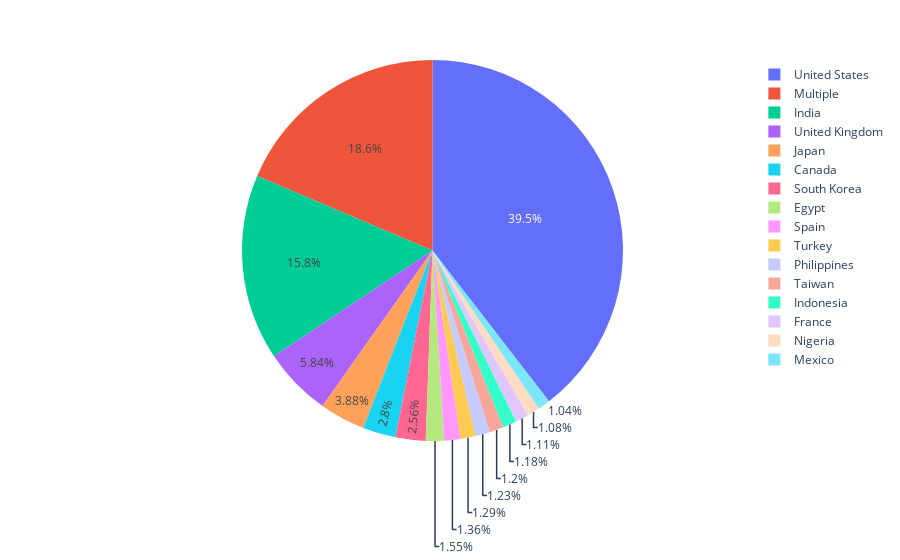

The code cell stored with this chart in its notebook:
### Code cell
fig = px.pie(cat_country.loc[cat_country.title > 50], values="title", names="country")
fig.show()

### Figure 1 — Plotly figure (JSON) as saved in the notebook; plotly's stock layout.template omitted (floating-point values rounded to 4 significant figures)
{"data": [{"domain": {"x": [0, 1], "y": [0, 1]}, "hovertemplate": "country=%{label}<br>title=%{value}<extra></extra>", "labels": ["United States", "Multiple", "India", "United States", "Multiple", "United Kingdom", "United Kingdom", "Japan", "South Korea", "Canada", "Egypt", "Spain", "Turkey", "Philippines", "Taiwan", "Indonesia", "Japan", "France", "Nigeria", "Mexico", "India", "Canada"], "legendgroup": "", "name": "", "showlegend": true, "type": "pie", "values": [1667, 847, 837, 575, 208, 168, 163, 153, 145, 106, 88, 77, 73, 70, 68, 67, 67, 63, 61, 59, 57, 53]}], "layout": {"legend": {"tracegroupgap": 0}, "margin": {"t": 60}}}
